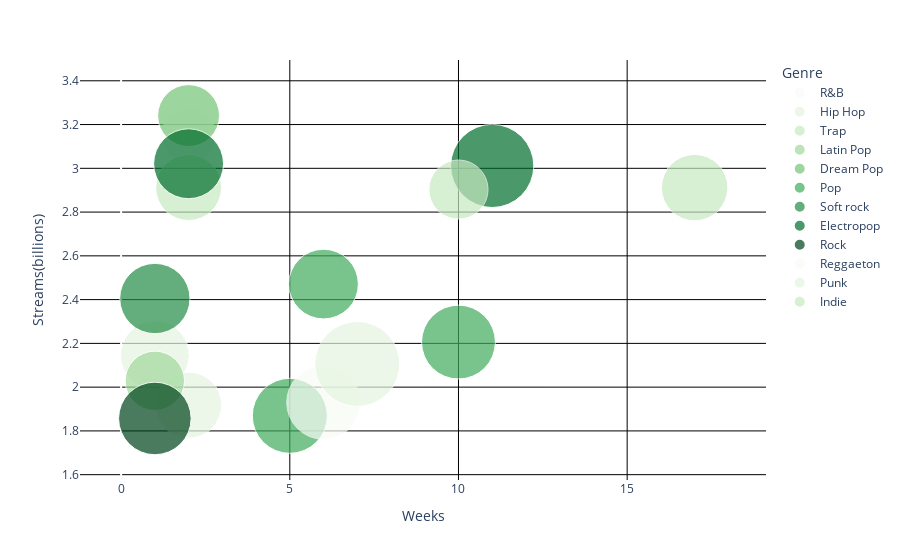

Notebook cell for this chart:
### Code cell
import plotly.express as px

# Get unique artists
unique_artists = merged_df['Genre'].unique()

# Define a color map with different shades of green for each artist
color_map = {artist: px.colors.sequential.Greens[i % len(px.colors.sequential.Greens)]
             for i, artist in enumerate(unique_artists)}

# Create the scatter plot
fig = px.scatter(merged_df, x="Weeks", y="Streams(billions)", size="Avs.", color="Genre",
                 hover_name="Song", size_max=60, color_discrete_map=color_map)

# Update layout to set background color to white and add grid lines
fig.update_layout(
    plot_bgcolor='white',  # Set background color to white
    xaxis=dict(showgrid=True, gridcolor='black'),  # Show x-axis grid lines and set color to black
    yaxis=dict(showgrid=True, gridcolor='black'),  # Show y-axis grid lines and set color to black
)

# Show the plot
fig.show()

### Figure 1 — Plotly figure (JSON) as saved in the notebook; plotly's stock layout.template omitted (floating-point values rounded to 4 significant figures)
{"data": [{"hovertemplate": "<b>%{hovertext}</b><br><br>Genre=R&B<br>Weeks=%{x}<br>Streams(billions)=%{y}<br>Avs.=%{marker.size}<extra></extra>", "hovertext": ["Starboy"], "legendgroup": "R&B", "marker": {"color": "rgb(247,252,245)", "size": [25.5], "sizemode": "area", "sizeref": 0.01756, "symbol": "circle"}, "mode": "markers", "name": "R&B", "orientation": "v", "showlegend": true, "type": "scatter", "x": [2], "xaxis": "x", "y": [3.15], "yaxis": "y"}, {"hovertemplate": "<b>%{hovertext}</b><br><br>Genre=Hip Hop<br>Weeks=%{x}<br>Streams(billions)=%{y}<br>Avs.=%{marker.size}<extra></extra>", "hovertext": ["Humble", "Better Now"], "legendgroup": "Hip Hop", "marker": {"color": "rgb(229,245,224)", "size": [41.4, 38.2], "sizemode": "area", "sizeref": 0.01756, "symbol": "circle"}, "mode": "markers", "name": "Hip Hop", "orientation": "v", "showlegend": true, "type": "scatter", "x": [1, 2], "xaxis": "x", "y": [2.146, 1.918], "yaxis": "y"}, {"hovertemplate": "<b>%{hovertext}</b><br><br>Genre=Trap<br>Weeks=%{x}<br>Streams(billions)=%{y}<br>Avs.=%{marker.size}<extra></extra>", "hovertext": ["Rockstar", "Rockstar"], "legendgroup": "Trap", "marker": {"color": "rgb(199,233,192)", "size": [38.6, 38], "sizemode": "area", "sizeref": 0.01756, "symbol": "circle"}, "mode": "markers", "name": "Trap", "orientation": "v", "showlegend": true, "type": "scatter", "x": [17, 2], "xaxis": "x", "y": [2.912, 2.912], "yaxis": "y"}, {"hovertemplate": "<b>%{hovertext}</b><br><br>Genre=Latin Pop<br>Weeks=%{x}<br>Streams(billions)=%{y}<br>Avs.=%{marker.size}<extra></extra>", "hovertext": ["Havana"], "legendgroup": "Latin Pop", "marker": {"color": "rgb(161,217,155)", "size": [30.9], "sizemode": "area", "sizeref": 0.01756, "symbol": "circle"}, "mode": "markers", "name": "Latin Pop", "orientation": "v", "showlegend": true, "type": "scatter", "x": [1], "xaxis": "x", "y": [2.029], "yaxis": "y"}, {"hovertemplate": "<b>%{hovertext}</b><br><br>Genre=Dream Pop<br>Weeks=%{x}<br>Streams(billions)=%{y}<br>Avs.=%{marker.size}<extra></extra>", "hovertext": ["Sunflower"], "legendgroup": "Dream Pop", "marker": {"color": "rgb(116,196,118)", "size": [33.6], "sizemode": "area", "sizeref": 0.01756, "symbol": "circle"}, "mode": "markers", "name": "Dream Pop", "orientation": "v", "showlegend": true, "type": "scatter", "x": [2], "xaxis": "x", "y": [3.241], "yaxis": "y"}, {"hovertemplate": "<b>%{hovertext}</b><br><br>Genre=Pop<br>Weeks=%{x}<br>Streams(billions)=%{y}<br>Avs.=%{marker.size}<extra></extra>", "hovertext": ["7 Rings", "Bad Guy", "Montero (Call Me by Your Name)"], "legendgroup": "Pop", "marker": {"color": "rgb(65,171,93)", "size": [47.9, 42.6, 49.4], "sizemode": "area", "sizeref": 0.01756, "symbol": "circle"}, "mode": "markers", "name": "Pop", "orientation": "v", "showlegend": true, "type": "scatter", "x": [10, 6, 5], "xaxis": "x", "y": [2.206, 2.471, 1.869], "yaxis": "y"}, {"hovertemplate": "<b>%{hovertext}</b><br><br>Genre=Soft rock<br>Weeks=%{x}<br>Streams(billions)=%{y}<br>Avs.=%{marker.size}<extra></extra>", "hovertext": ["Circles"], "legendgroup": "Soft rock", "marker": {"color": "rgb(35,139,69)", "size": [43.4], "sizemode": "area", "sizeref": 0.01756, "symbol": "circle"}, "mode": "markers", "name": "Soft rock", "orientation": "v", "showlegend": true, "type": "scatter", "x": [1], "xaxis": "x", "y": [2.405], "yaxis": "y"}, {"hovertemplate": "<b>%{hovertext}</b><br><br>Genre=Electropop<br>Weeks=%{x}<br>Streams(billions)=%{y}<br>Avs.=%{marker.size}<extra></extra>", "hovertext": ["Dance Monkey", "Stay"], "legendgroup": "Electropop", "marker": {"color": "rgb(0,109,44)", "size": [42.9, 60.8], "sizemode": "area", "sizeref": 0.01756, "symbol": "circle"}, "mode": "markers", "name": "Electropop", "orientation": "v", "showlegend": true, "type": "scatter", "x": [2, 11], "xaxis": "x", "y": [3.021, 3.011], "yaxis": "y"}, {"hovertemplate": "<b>%{hovertext}</b><br><br>Genre=Rock<br>Weeks=%{x}<br>Streams(billions)=%{y}<br>Avs.=%{marker.size}<extra></extra>", "hovertext": ["The Box"], "legendgroup": "Rock", "marker": {"color": "rgb(0,68,27)", "size": [46.2], "sizemode": "area", "sizeref": 0.01756, "symbol": "circle"}, "mode": "markers", "name": "Rock", "orientation": "v", "showlegend": true, "type": "scatter", "x": [1], "xaxis": "x", "y": [1.857], "yaxis": "y"}, {"hovertemplate": "<b>%{hovertext}</b><br><br>Genre=Reggaeton<br>Weeks=%{x}<br>Streams(billions)=%{y}<br>Avs.=%{marker.size}<extra></extra>", "hovertext": ["Dakiti"], "legendgroup": "Reggaeton", "marker": {"color": "rgb(247,252,245)", "size": [47.7], "sizemode": "area", "sizeref": 0.01756, "symbol": "circle"}, "mode": "markers", "name": "Reggaeton", "orientation": "v", "showlegend": true, "type": "scatter", "x": [6], "xaxis": "x", "y": [1.93], "yaxis": "y"}, {"hovertemplate": "<b>%{hovertext}</b><br><br>Genre=Punk<br>Weeks=%{x}<br>Streams(billions)=%{y}<br>Avs.=%{marker.size}<extra></extra>", "hovertext": ["Good 4 U"], "legendgroup": "Punk", "marker": {"color": "rgb(229,245,224)", "size": [63.2], "sizemode": "area", "sizeref": 0.01756, "symbol": "circle"}, "mode": "markers", "name": "Punk", "orientation": "v", "showlegend": true, "type": "scatter", "x": [7], "xaxis": "x", "y": [2.106], "yaxis": "y"}, {"hovertemplate": "<b>%{hovertext}</b><br><br>Genre=Indie<br>Weeks=%{x}<br>Streams(billions)=%{y}<br>Avs.=%{marker.size}<extra></extra>", "hovertext": ["Heat Waves"], "legendgroup": "Indie", "marker": {"color": "rgb(199,233,192)", "size": [30.7], "sizemode": "area", "sizeref": 0.01756, "symbol": "circle"}, "mode": "markers", "name": "Indie", "orientation": "v", "showlegend": true, "type": "scatter", "x": [10], "xaxis": "x", "y": [2.903], "yaxis": "y"}], "layout": {"legend": {"itemsizing": "constant", "title": {"text": "Genre"}, "tracegroupgap": 0}, "margin": {"t": 60}, "plot_bgcolor": "white", "xaxis": {"anchor": "y", "domain": [0, 1], "gridcolor": "black", "showgrid": true, "title": {"text": "Weeks"}}, "yaxis": {"anchor": "x", "domain": [0, 1], "gridcolor": "black", "showgrid": true, "title": {"text": "Streams(billions)"}}}}
